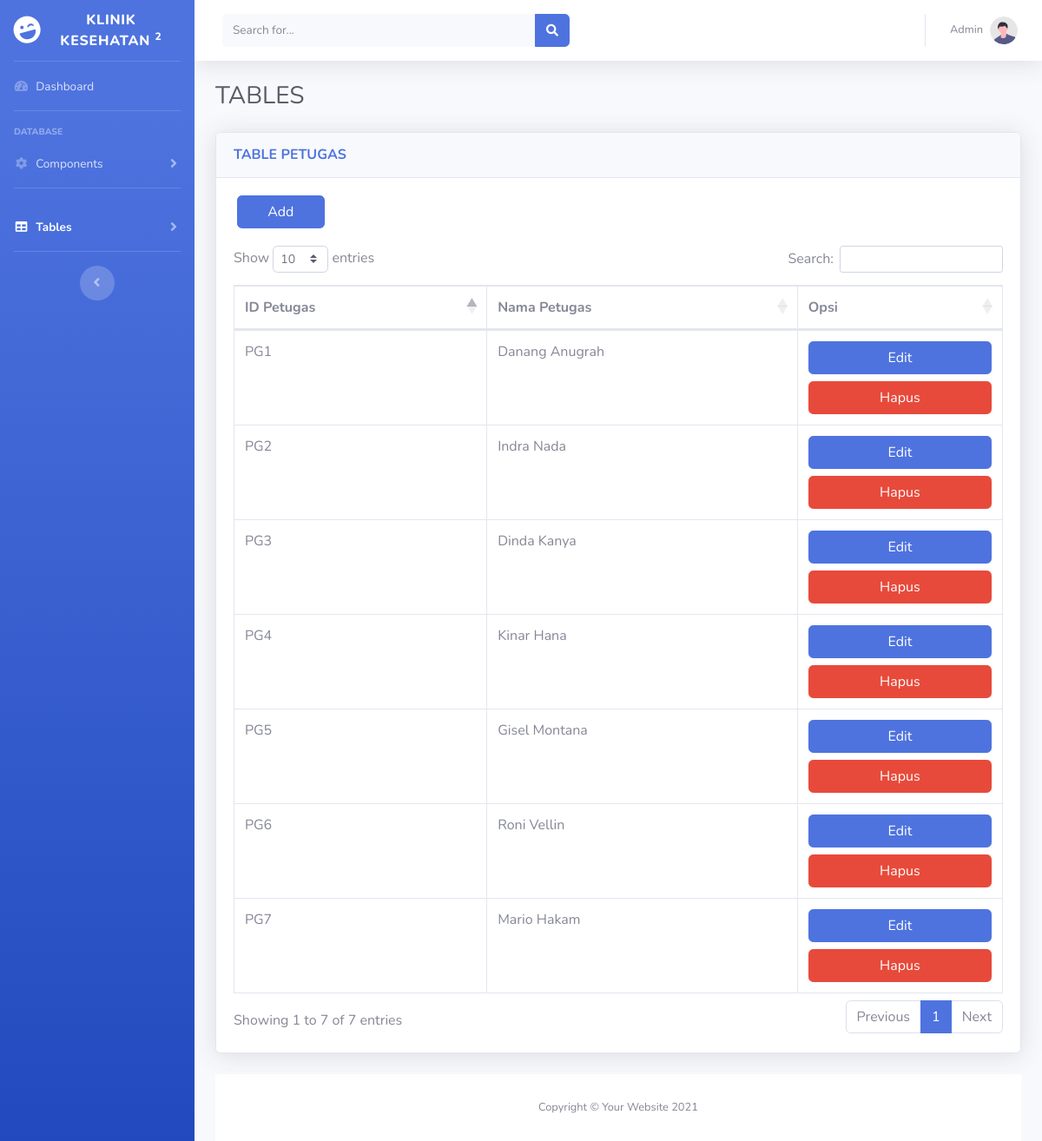
The app's page /petugas.php, older data.
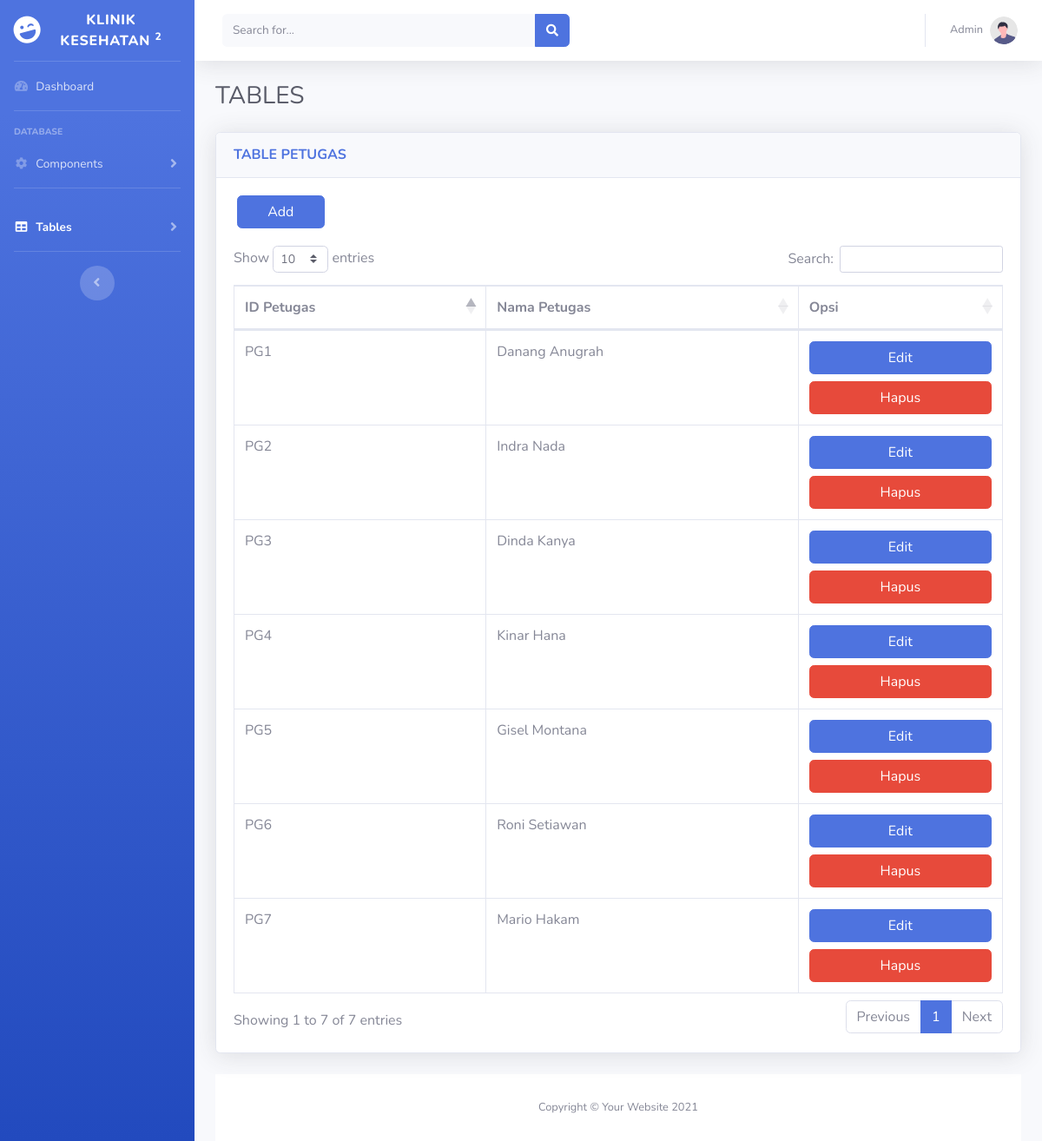
The same page, newer data.
### tables this page shows
CREATE TABLE `petugas` (
  `id_petugas` varchar(5) NOT NULL,
  `password` varchar(255) NOT NULL,
  `nama_petugas` varchar(30) NOT NULL
);

### petugas.php (the view, shortened to what the changed rows need)
<?php
$link = mysqli_connect("localhost", "root", "", "klinik_kesehatan");
?>
<!DOCTYPE html>
<html lang="en">
<head>
    <link href="vendor/fontawesome-free/css/all.min.css" rel="stylesheet" type="text/css">
    <link href="https://cdn.datatables.net/1.10.20/css/dataTables.bootstrap4.min.css" rel="stylesheet" />
    <link href="css/sb-admin-2.min.css" rel="stylesheet">
</head>
<body id="page-top">
    <div id="wrapper">
        <div id="content-wrapper" class="d-flex flex-column">
            <div id="content">
                <div class="container-fluid">
                    <div class="d-sm-flex align-items-center justify-content-between mb-4">
                        <h1 class="h3 mb-0 text-gray-800">TABLES</h1>
                    </div>
                    <div class="row">
                        <div class="col-xl-12 col-lg-8">
                            <div class="card shadow mb-4">
                                <?php
                                $sql = "SELECT*FROM petugas";
                                if ($result = mysqli_query($link, $sql)) {
                                    if (mysqli_num_rows($result) > 0) {
                                ?>
                                        <div class="card-body">
                                            <div class="table-responsive">
                                                <table class="table table-bordered" id="dataTable" width="100%" cellspacing="0">
                                                    <thead>
                                                        <tr>
                                                            <th>ID Petugas</th>
                                                            <th>Nama Petugas</th>
                                                            <th>Opsi</th>
                                                        </tr>
                                                    </thead>
                                                    <tbody>
                                                        <tr>
                                                            <?php
                                                            while ($row = mysqli_fetch_array($result)) {
                                                            ?>
                                                                <td><?php
                                                                    echo  $row['id_petugas'];
                                                                    ?>
                                                                </td>
                                                                <td><?php
                                                                    echo $row['nama_petugas'];
                                                                    ?>
                                                                </td>
                                                                <td>
                                                                    <a class="btn btn-primary btn-user btn-block" href="editpetugas.php?id=<?php echo $row['id_petugas']; ?>">Edit</a>
                                                                    <a class="btn btn-danger btn-user btn-block" href="hapuspetugas.php?id=<?php echo $row['id_petugas']; ?>">Hapus</a>
                                                                </td>
                                                        </tr>
                                            <?php
                                                            }
                                                        } else {
                                                            echo "No records matching your query were found.";
                                                        }
                                                    } else {
                                                        echo "ERROR: Could not able to execute $sql. " . mysqli_error($link);
                                                    }
                                            ?>
                                                    </tbody>
                                                </table>
                                            </div>
                                        </div>
                            </div>
                        </div>
                    </div>
                </div>
            </div>
</body>
</html>

Row changes from the older to the newer data that the page shows:
changed petugas "PG6": nama_petugas "Roni Vellin" → "Roni Setiawan"
